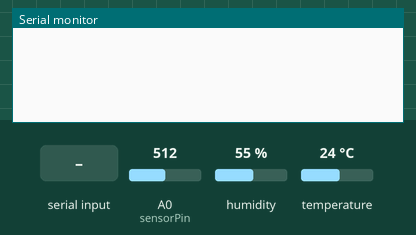
Recording of a sketch running on a simulated Arduino Uno, built with avr-gcc and run on an emulated ATmega328P. On the bench: the last lines printed to the serial monitor. The inputs (shaded band) are chosen by the test bench; at power-on: A0 (sensorPin) = 512, humidity 55 %, temperature 24 °C.

Above: at 1.2 s.
1.3 s: "x" received over the second serial link
At 1.8 s:
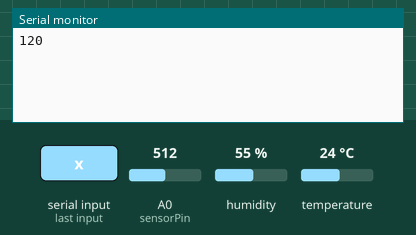
2.8 s: "1" received over the second serial link
At 4.0 s:
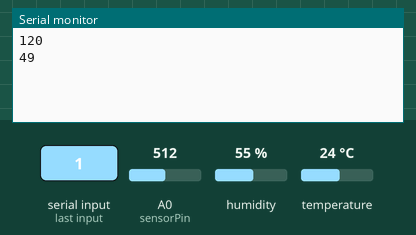
4.3 s: "x" received over the second serial link
At 5.2 s:
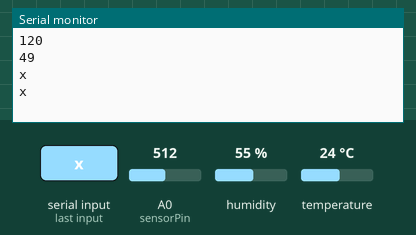

Measured:
- after the input at 1.3 s, the serial monitor: prints a new line at once (image 1)
- after the input at 2.8 s, the serial monitor: prints a new line at once (image 2)
- after the input at 4.3 s, the serial monitor: prints a new line at once (image 3)

The sketch:

Final_code.ino
```cpp
#include <SoftwareSerial.h>
#include "DHT.h"
#include <Wire.h>

#define DHTPIN 12     // what pin we're connected to
#define DHTTYPE DHT22   // DHT 22

int sensorPin = A0;
int sensorValue = 0;
int percentValue = 0;
const int ldrPin = A1;

// Initialize DHT sensor for normal 16mhz Arduino
DHT dht(DHTPIN, DHTTYPE);

char inchar; // Will hold the incoming character from the GSM shield

int bluetoothTx = 7;
int bluetoothRx = 8;

SoftwareSerial blue( bluetoothTx, bluetoothRx); // bluetooth module will be connected here.

int powerb = 6;
String TextForSms ;
String TextForSms2 ;
String TextForSms3 ;
String humidity = " Humidity: %";
String temperature = "   Temperature";
String sign = " *C";

#define trigPin 13
#define echoPin 11


void setup()
{
  Serial.begin(9600);
  blue.begin(9600); // original 19200
  pinMode(powerb, OUTPUT);
  digitalWrite(powerb, HIGH);
  dht.begin();
  pinMode(trigPin, OUTPUT);
  Wire.begin();
  pinMode(echoPin, INPUT);
  pinMode(ldrPin, INPUT);
}


void loop()
{
  if(blue.available() == 0);
  {
    if(blue.available() >0)
    {
      inchar=blue.read();
      Serial.println(inchar);
      delay(20);
      if (inchar=='x')
      {
        delay(10);
        Serial.println(inchar);
        delay(2000);
        int h = dht.readHumidity();
        // Read temperature as Celsius
        int t = dht.readTemperature();
        // Read temperature as Fahrenheit
        int f = dht.readTemperature(true);
        // Check if any reads failed and exit early (to try again).
        if (isnan(h) || isnan(t) || isnan(f))
        {
          Serial.println("Failed to read from DHT sensor!");
          return;
        }
        sensorValue = analogRead(sensorPin);
        Serial.print("\n\nAnalogValue:");
        Serial.print(sensorValue);

        percentValue = map(sensorValue, 1023, 200, 0, 100);
        Serial.print("\nPercentValue: ");
        Serial.print(percentValue);
        Serial.print("%");
        Serial.print("Soil Moisture");
        Serial.print("Percent: ");
        Serial.print(percentValue);
        Serial.print("% \n\n\n");
        delay(5000);

        sensorValue = analogRead(sensorPin);
        Serial.print(sensorValue);
        // Compute heat index
        int hi = dht.computeHeatIndex(f, h);
        Serial.print("Humidity: ");
        Serial.print(h);
        Serial.print(" %\t");
        Serial.print("Temperature: ");
        Serial.print(t);
        Serial.print(" *C ");

        int ldrStatus = analogRead(ldrPin);
        Serial.print(ldrStatus);
        delay(1000);

        TextForSms = TextForSms + "AIR HUMIDITY: ";
        TextForSms.concat(h);
        TextForSms = TextForSms + "% AIR TEMPERATURE: ";
        TextForSms.concat(t);
        TextForSms = TextForSms + "*C";
        blue.print(TextForSms);
        Serial.println(TextForSms);
        delay(2000);
        TextForSms = " ";
        TextForSms2 = TextForSms2 + "    SOIL HUMIDITY: ";
        TextForSms2.concat(percentValue) + "%";
        blue.print(TextForSms2 + "%");
        Serial.println(TextForSms2 + "%");
        delay(2000);
        TextForSms2 = " ";

        if (ldrStatus > 400)
        {
          TextForSms3 = TextForSms3 + "  LUMINOSITY: ";
          TextForSms3.concat(ldrStatus);
          TextForSms3 = TextForSms3 + " (Good light)\n";
          blue.print(TextForSms3);
          Serial.println(TextForSms3);
          delay(2000);
          TextForSms3 = " ";
        }
        else if (ldrStatus > 150 && ldrStatus < 500)
        {
          TextForSms3 = TextForSms3 + "  LUMINOSITY: ";
          TextForSms3.concat(ldrStatus);
          TextForSms3 = TextForSms3 + " (Medium light)\n";
          blue.print(TextForSms3);
          Serial.println(TextForSms3);
          delay(2000);
          TextForSms3 = " ";
        }
        else
        {
          TextForSms3 = TextForSms3 + "  LUMINOSITY: ";
          TextForSms3.concat(ldrStatus);
          TextForSms3 = TextForSms3 + " (Bad light)\n";
          blue.print(TextForSms3);
          Serial.println(TextForSms3);
          delay(2000);
          TextForSms3 = " ";
        }
      }
    }
    else if(blue.available() > 0)
    {
      int servopos = blue.read(); // save the received number to servopos
      Serial.println(servopos); // serial print servopos current number received from bluetooth
    //myservo.write(servopos); // rotate the servo the angle received from the android app
    }
  }
}
```
